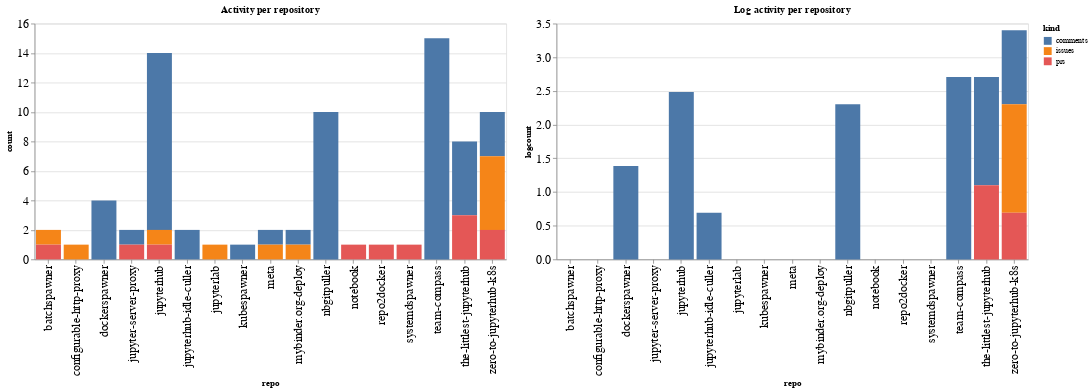

The code cell stored with this chart in its notebook:
### Code cell
ch1 = alt.Chart(repo_summaries, width=600, title="Activity per repository").mark_bar().encode(
    x='repo',
    y='count',
    color='kind',
    tooltip="kind"
)

ch2 = alt.Chart(repo_summaries, width=600, title="Log activity per repository").mark_bar().encode(
    x='repo',
    y='logcount',
    color='kind',
    tooltip="kind"
)

ch1 | ch2

### Figure 1 — Vega-Lite specification as saved in the notebook (floating-point values rounded to 4 significant figures)
{"config": {"axisLeft": {"labelFontSize": 15}, "axisBottom": {"labelFontSize": 15}}, "hconcat": [{"mark": "bar", "encoding": {"color": {"type": "nominal", "field": "kind"}, "tooltip": {"type": "nominal", "field": "kind"}, "x": {"type": "nominal", "field": "repo"}, "y": {"type": "quantitative", "field": "count"}}, "title": "Activity per repository", "width": 600}, {"mark": "bar", "encoding": {"color": {"type": "nominal", "field": "kind"}, "tooltip": {"type": "nominal", "field": "kind"}, "x": {"type": "nominal", "field": "repo"}, "y": {"type": "quantitative", "field": "logcount"}}, "title": "Log activity per repository", "width": 600}], "data": {"name": "data-a923da768455fbef6e64bcbca7fd5659"}, "$schema": "https://vega.github.io/schema/vega-lite/v4.8.1.json", "datasets": {"data-a923da768455fbef6e64bcbca7fd5659": [{"repo": "batchspawner", "kind": "issues", "count": 1, "logcount": 0.0}, {"repo": "batchspawner", "kind": "prs", "count": 1, "logcount": 0.0}, {"repo": "configurable-http-proxy", "kind": "issues", "count": 1, "logcount": 0.0}, {"repo": "dockerspawner", "kind": "comments", "count": 4, "logcount": 1.386}, {"repo": "jupyter-server-proxy", "kind": "comments", "count": 1, "logcount": 0.0}, {"repo": "jupyter-server-proxy", "kind": "prs", "count": 1, "logcount": 0.0}, {"repo": "jupyterhub", "kind": "comments", "count": 12, "logcount": 2.485}, {"repo": "jupyterhub", "kind": "issues", "count": 1, "logcount": 0.0}, {"repo": "jupyterhub", "kind": "prs", "count": 1, "logcount": 0.0}, {"repo": "jupyterhub-idle-culler", "kind": "comments", "count": 2, "logcount": 0.6931}, {"repo": "jupyterlab", "kind": "issues", "count": 1, "logcount": 0.0}, {"repo": "kubespawner", "kind": "comments", "count": 1, "logcount": 0.0}, {"repo": "meta", "kind": "comments", "count": 1, "logcount": 0.0}, {"repo": "meta", "kind": "issues", "count": 1, "logcount": 0.0}, {"repo": "mybinder.org-deploy", "kind": "comments", "count": 1, "logcount": 0.0}, {"repo": "mybinder.org-deploy", "kind": "issues", "count": 1, "logcount": 0.0}, {"repo": "nbgitpuller", "kind": "comments", "count": 10, "logcount": 2.303}, {"repo": "notebook", "kind": "prs", "count": 1, "logcount": 0.0}, {"repo": "repo2docker", "kind": "prs", "count": 1, "logcount": 0.0}, {"repo": "systemdspawner", "kind": "prs", "count": 1, "logcount": 0.0}, {"repo": "team-compass", "kind": "comments", "count": 15, "logcount": 2.708}, {"repo": "the-littlest-jupyterhub", "kind": "comments", "count": 5, "logcount": 1.609}, {"repo": "the-littlest-jupyterhub", "kind": "prs", "count": 3, "logcount": 1.099}, {"repo": "zero-to-jupyterhub-k8s", "kind": "comments", "count": 3, "logcount": 1.099}, {"repo": "zero-to-jupyterhub-k8s", "kind": "issues", "count": 5, "logcount": 1.609}, {"repo": "zero-to-jupyterhub-k8s", "kind": "prs", "count": 2, "logcount": 0.6931}]}}
